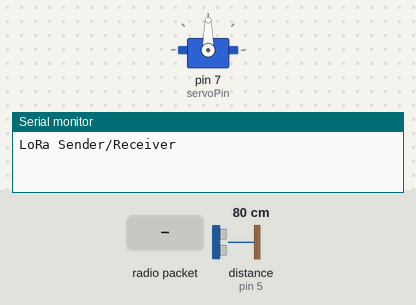
Simulated run of this sketch. Board: Arduino Uno, built with avr-gcc and run on an emulated ATmega328P. Parts: servo, the last lines printed to the serial monitor. The inputs (shaded band) are chosen by the test bench; at power-on: distance to the obstacle (sensor on pin 5) 80 cm. The echo pulse lasts 58.3 µs per cm; no radio packets arrive unless stated.

Above: at 1.2 s.
1.3 s: radio packet "1" arrives
At 2.1 s:
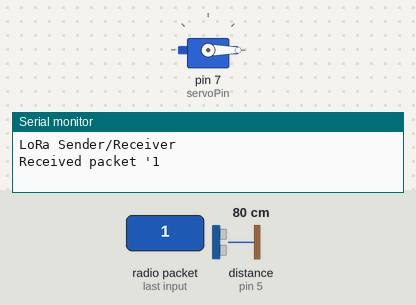
At 3.1 s:
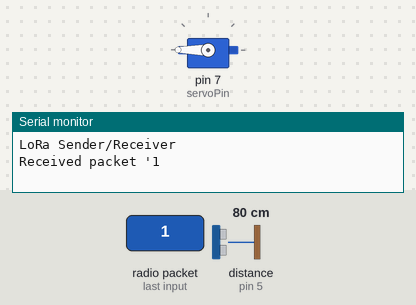
Timing chart, 0 to 4.8 s (numbered marks = the images above; inputs shaded):
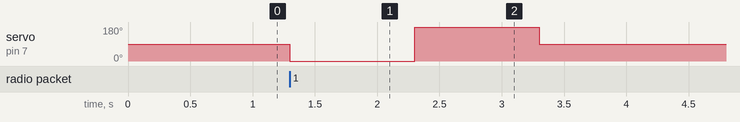

Measured:
- after the input at 1.3 s, servo on pin 7 (servoPin): 90° → 0° at once, → 180° 1.0 s later, → 90° 1.0 s later

The sketch:

LoRa_Bidirecional_ArduinoUno_Servo_ULtrasonic.ino.ino
```cpp
#include <SPI.h>
#include <Servo.h>
#include <LoRa.h>
#include <Ultrasonic.h>

unsigned long interval=10000; // the time we need to wait
unsigned long previousTime=0;
unsigned int distance = 0;

//conexão dos pinos para o sensor ultrasonico
#define PIN_TRIGGER   4
#define PIN_ECHO      5

//Inicializa o sensor nos pinos definidos acima
Ultrasonic ultrasonic(PIN_TRIGGER, PIN_ECHO);

//Inicializa o servo no pino definido abaixo
Servo myservo;
static const int servoPin = 7;

void setup() {
  Serial.begin(9600);
  myservo.attach(servoPin);
  while (!Serial);

  Serial.println("LoRa Sender/Receiver");

  if (!LoRa.begin(915E6)) {
    Serial.println("Starting LoRa failed!");
    while (1);
  }
  LoRa.setSpreadingFactor(12);
  LoRa.setSignalBandwidth(125E6);
}

int moveServo(){
  myservo.write(0);
  delay(1000);
  myservo.write(180);
  delay(1000);
  myservo.write(90);
  delay(1000);
}

int getDistance()
{
    //faz a leitura das informacoes do sensor (em cm)
    int distanceCM;
    long microsec = ultrasonic.timing();
    // pode ser um float ex: 20,42 cm se declarar a var float
    distanceCM = ultrasonic.convert(microsec, Ultrasonic::CM);

    return distanceCM;
}

void loop() {
  //try to parse packet
  int packetSize = LoRa.parsePacket();
  if (packetSize) {
    // received a packet
    Serial.print("Received packet '");

    // read packet
    while (LoRa.available()) {
      Serial.print((char)LoRa.read());
    }

    // activate servo
    moveServo();
    // print RSSI of packet
    Serial.print("' with RSSI ");
    Serial.println(LoRa.packetRssi());
  }

  // get the atual time
  unsigned long currentTime = millis();

  //Activate the sensor (10 second interval)
  if((currentTime-previousTime)>=interval){
    distance = getDistance();
    Serial.print("Distance: ");
    Serial.println(distance);
    // send packet
    LoRa.beginPacket();
    LoRa.print("05:01:distance:");
    LoRa.print(distance);
    LoRa.endPacket();
    previousTime = millis();

  }

}
```
